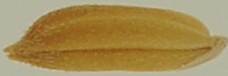
#> input picture BC-15/Negative/DSC6476_idx15.png, 228 x 76 px, given as the content of the folder /home/duyle/Downloads/Rice_photos, which was not available
$ python glcm_descriptor.py   (older library calls are emulated)
#> lines starting #> are read from the running program, lines starting #| are printed output that depends on the picture; pictures that were not available may be replaced by others from this repository, and a replacement may not be noted
import numpy as np
import cv2
import os
from skimage.feature import graycomatrix, graycoprops
import pandas as pd
from tqdm import tqdm

def compute_glcm_descriptor(image_path):
    # Read and preprocess image
    image = cv2.imread(image_path, cv2.IMREAD_GRAYSCALE)
    if image is None:
        return None

    # Normalize image to reduce number of gray levels (to 32 levels)
    image = ((image / 255.0) * 31).astype(np.uint8)

    # Configuration for GLCM
    distances = [1, 2, 4, 8]  # Similar to scales in GIST
    angles = [0, np.pi/4, np.pi/2, 3*np.pi/4]  # 4 angles
    properties = ['contrast', 'dissimilarity', 'homogeneity', 'energy', 'correlation']

    features = []

    # Divide image into 4x4 grid (like GIST)
    block_h = image.shape[0] // 4
    block_w = image.shape[1] // 4

    for i in range(4):
        for j in range(4):
            # Extract block
            block = image[i*block_h:(i+1)*block_h, j*block_w:(j+1)*block_w]

            # Compute GLCM for each distance
            for distance in distances:
                glcm = graycomatrix(block,
                                  distances=[distance],
                                  angles=angles,
                                  levels=32,
                                  symmetric=True,
                                  normed=True)

                # Compute GLCM properties
                for prop in properties:
                    feature = graycoprops(glcm, prop).flatten()
                    features.extend(feature)

    return np.array(features)

def process_directory(base_path):
#> called with base_path = '/home/duyle/Downloads/Rice_photos'
    all_features = []
    all_labels = []

    # First, collect all valid image paths
    image_paths = []
    for root, dirs, files in os.walk(base_path):
        if 'Negative' in root:
            continue
        category = os.path.basename(root)
        for file in files:
            if file.endswith(('.png')):
                image_paths.append((os.path.join(root, file), category))

    for image_path, category in tqdm(image_paths, desc="Processing GLCM"):
        features = compute_glcm_descriptor(image_path)
#> in compute_glcm_descriptor, `image = cv2.imread(image_path, cv2.IMREAD_GRAYSCALE)`:
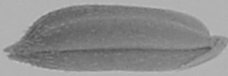
#> image: shape (76, 228); min 78, max 191, mean 140.9
#> in compute_glcm_descriptor, `image = ((image / 255.0) * 31).astype(np.uint8)`:
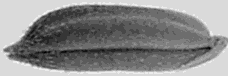
#> image: shape (76, 228); min 9, max 23, mean 16.6; drawn with min black and max white
#> after the loop in compute_glcm_descriptor, `for i in range(4):`: features = 1280 values, max 34.28 at index 142, min -0.477 at index 158, mean 1.23
        if features is not None:
            all_features.append(features)
            all_labels.append(category)

    df = pd.DataFrame(all_features)
#> df = table of 1 rows and 1280 columns
    df['category'] = all_labels
    df['label'] = df['category'].astype('category').cat.codes
    return df

if __name__ == "__main__":
    base_path = '/home/duyle/Downloads/Rice_photos'
    df = process_directory(base_path)
#> df = table of 1 rows and 1282 columns
    df.to_csv('rice_glcm_features.csv', index=False)

$ run again, on BC-15/Negative/DSC6778_idx124.png
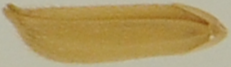
#> input picture BC-15/Negative/DSC6778_idx124.png, 231 x 67 px, given as the content of the folder /home/duyle/Downloads/Rice_photos, which was not available
#> in compute_glcm_descriptor, `image = cv2.imread(image_path, cv2.IMREAD_GRAYSCALE)`:
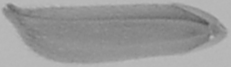
#> image: shape (67, 231); min 81, max 189, mean 153.6
#> in compute_glcm_descriptor, `image = ((image / 255.0) * 31).astype(np.uint8)`:
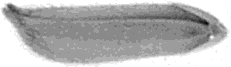
#> image: shape (67, 231); min 9, max 22, mean 18.2; drawn with min black and max white
#> after the loop in compute_glcm_descriptor, `for i in range(4):`: features = 1280 values, max 25.62 at index 62, min -0.628 at index 1198, mean 0.933
#> in process_directory, `df = pd.DataFrame(all_features)`: df = table of 1 rows and 1280 columns
#> `df = process_directory(base_path)`: df = table of 1 rows and 1282 columns

$ run again, on BC-15/Negative/DSC6778_idx31.png
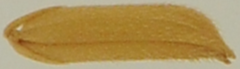
#> input picture BC-15/Negative/DSC6778_idx31.png, 240 x 69 px, given as the content of the folder /home/duyle/Downloads/Rice_photos, which was not available
#> in compute_glcm_descriptor, `image = cv2.imread(image_path, cv2.IMREAD_GRAYSCALE)`:
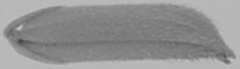
#> image: shape (69, 240); min 67, max 197, mean 146.6
#> in compute_glcm_descriptor, `image = ((image / 255.0) * 31).astype(np.uint8)`:
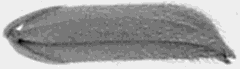
#> image: shape (69, 240); min 8, max 23, mean 17.4; drawn with min black and max white
#> after the loop in compute_glcm_descriptor, `for i in range(4):`: features = 1280 values, max 33.97 at index 1262, min -0.787 at index 1198, mean 1.21
#> in process_directory, `df = pd.DataFrame(all_features)`: df = table of 1 rows and 1280 columns
#> `df = process_directory(base_path)`: df = table of 1 rows and 1282 columns

$ run again, on BC-15/Negative/DSC6778_idx7.png
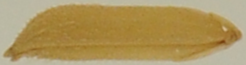
#> input picture BC-15/Negative/DSC6778_idx7.png, 246 x 65 px, given as the content of the folder /home/duyle/Downloads/Rice_photos, which was not available
#> in compute_glcm_descriptor, `image = cv2.imread(image_path, cv2.IMREAD_GRAYSCALE)`:
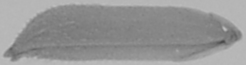
#> image: shape (65, 246); min 73, max 192, mean 149.9
#> in compute_glcm_descriptor, `image = ((image / 255.0) * 31).astype(np.uint8)`:
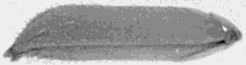
#> image: shape (65, 246); min 8, max 23, mean 17.8; drawn with min black and max white
#> after the loop in compute_glcm_descriptor, `for i in range(4):`: features = 1280 values, max 25.19 at index 1022, min -0.741 at index 238, mean 1.03
#> in process_directory, `df = pd.DataFrame(all_features)`: df = table of 1 rows and 1280 columns
#> `df = process_directory(base_path)`: df = table of 1 rows and 1282 columns
